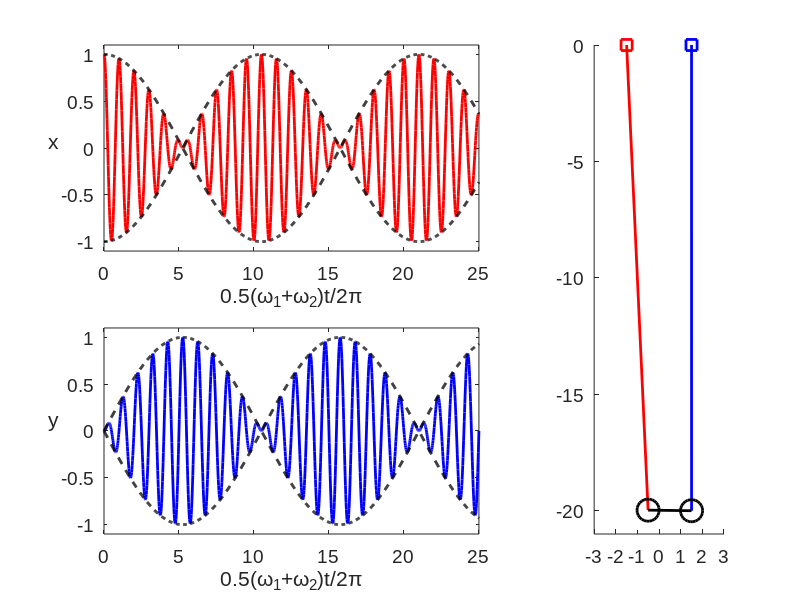

The MATLAB source for this figure: (Note: this script raises an error after producing the figure.)
% TwoCoupledPendula.m
% problem sheet Q1(h); plots oscillation
% of coupled pendula

% set good axes sizes
set(0, 'DefaultTextFontName','Arial')
set(0, 'DefaultAxesFontName','Arial')
set(0, 'DefaultAxesFontSize',14)
set(0, 'DefaultTextFontSize',14)
set(0,'DefaultLineLineWidth',2);
set(0,'DefaultLineMarkerSize',8)



alphap=0.105;
% define \overline{omega}*time
ombart=0:0.02:25; 

% modulation frequency
delomega=((1+2*alphap)^0.5-1)/((1+2*alphap)^0.5+1); % \Delta/\bar{Omega}=(omega_2-omega_1)/(omega_2+omega_1)

% amplitude
D=1.0;

% calculate x, y
x=D*cos(2*pi*delomega*ombart).*cos(2*pi*ombart);
y=D*sin(2*pi*delomega*ombart).*sin(2*pi*ombart);

% calculate envelopes for plotting
xenvelope=D*cos(2*pi*delomega*ombart);
yenvelope=D*sin(2*pi*delomega*ombart);

% plot output
figure; 
set(gcf,'Units', 'centimeters','Position', [3 3 25 15]);
hold on
xpend=subplot(2,8,1:5)
plot(ombart,x,'-r')
hold on
plot(ombart,xenvelope,'--k')
plot(ombart,-xenvelope,'--k')
xlabel('0.5(\omega_1+\omega_2)t/2\pi')
ylabel('x','Rotation',0)
%legend('x','Envelope')
axis([ombart(1) ombart(end) -D*1.1 D*1.1])

ypend=subplot(2,8,9:13);
plot(ombart,y,'-b')
hold on
plot(ombart,yenvelope,'--k')
plot(ombart,-yenvelope,'--k')
xlabel('0.5(\omega_1+\omega_2)t/2\pi')
ylabel('y','Rotation',0)
%legend('y','Envelope')
axis([ombart(1) ombart(end) -D*1.1 D*1.1])

% script for movie;
l=20; % length for converting x to angles
theta1=asin(x/l); % small angle approx of x=lsin(theta)
theta2=asin(y/l); % small angle approx of y=lsin(theta)

vert1=[-1.5 0]; % (x,y) co-ordinates of pendulum 1 vertex
vert2=[1.5 0]; % pendulum 2 vertex

jj=1;
bob1=vert1+l*[sin(theta1(jj)) -cos(theta1(jj))];
bob2=vert2+l*[sin(theta2(jj)) -cos(theta2(jj))];

%figure;
pendmov=subplot(2,8,[7:8,15:16])
axis([-3.0 3.0 -(l+1) 0.0])
hold on
% plot pendlum 1
plot(vert1(1),vert1(2),'sr')
line([vert1(1) bob1(1)]',[vert1(2) bob1(2)]' ,'Color','r')
plot(bob1(1),bob1(2),'ok','MarkerSize',16)
% plot pendlum 2
plot(vert2(1),vert2(2),'sb')
line([vert2(1) bob2(1)]',[vert2(2) bob2(2)]' ,'Color','b')
plot(bob2(1),bob2(2),'ok','MarkerSize',16)
% plot the spring
line([bob1(1) bob2(1)]',[bob1(2) bob2(2)]','Color','k')


% plot time marker
zvert=-1.1:0.1:1.1;
tvert=ones(size(zvert))*ombart(jj)
xpend;
gca;
timeind1=plot(tvert,zvert,'--m');
%timeind1=line([-1.1 1.1],[ombart(jj) ombart(jj)],'Color','k','Linewidth',1)
ypend;
gca;
timeind2=plot(tvert,zvert,'--m')

pause(0.01)
%break
for jj=2:1:length(ombart)
    
    cla(pendmov); % clear the axes
    % calculate new bob positions
    bob1=vert1+l*[sin(theta1(jj)) -cos(theta1(jj))];
    bob2=vert2+l*[sin(theta2(jj)) -cos(theta2(jj))];
    
    % repeat plotting
    axis([-3.0 3.0 -(l+1) 0.0])
hold on
% plot pendlum 1
plot(vert1(1),vert1(2),'sr')
line([vert1(1) bob1(1)]',[vert1(2) bob1(2)]' ,'Color','r')
plot(bob1(1),bob1(2),'ok','MarkerSize',16)
% plot pendlum 2
plot(vert2(1),vert2(2),'sb')
line([vert2(1) bob2(1)]',[vert2(2) bob2(2)]' ,'Color','b')
plot(bob2(1),bob2(2),'ok','MarkerSize',16)
% plot the spring
line([bob1(1) bob2(1)]',[bob1(2) bob2(2)]','Color','k')


% also do some shading on panels for x(t), y(t) to show progress
% use transparency
 xpend;
 %gca;
 fillx=fill([ombart(jj-1) ombart(jj) ombart(jj) ombart(jj-1)],[-1.1 -1.1 1.1 1.1],'w','FaceColor',[0.875 0.875 0.875],'EdgeColor','none','Parent',xpend);
 hold off
 alpha(fillx,0.7)
 hold on
 
 ypend;
 %gca;
 %filly=fill([ombart(jj-1) ombart(jj)],[-1.1 1.1],'w','FaceColor',[0.875 0.875 0.875],'EdgeColor','none');
 filly=fill([ombart(jj-1) ombart(jj) ombart(jj) ombart(jj-1)],[-1.1 -1.1 1.1 1.1],'w','FaceColor',[0.875 0.875 0.875],'EdgeColor','none','Parent',ypend);
 hold off
 alpha(filly,0.7)
 hold on
 
% plot time marker


% zvert=-1.1:0.1:1.1;
% tvert=ones(size(zvert))*ombart(jj)
% xpend;
% gca
% delete(timeind1)
% timeind1=plot(tvert,zvert,'--m','Linewidth',1)
% %timeind1=line([-1.1 1.1],[ombart(jj) ombart(jj)],'Color','k','Linewidth',1)
% ypend;
% delete(timeind2)
% timeind2=plot(tvert,zvert,'--m','Linewidth',1)


pause(0.01)

if(jj==1e6) break
else
end


end
